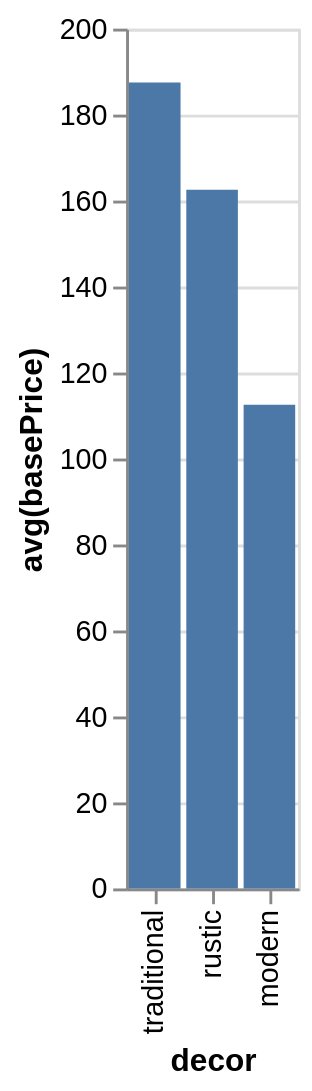

The specification (Vega-Lite) saved for this image:
### Vega-Lite specification from a JSON file in a GitHub repository (floating-point values rounded to 4 significant figures)
{"data": {"values": [{"x_data": "traditional", "y_data": 187.5}, {"x_data": "rustic", "y_data": 162.5}, {"x_data": "modern", "y_data": 112.5}]}, "mark": "bar", "encoding": {"x": {"field": "x_data", "type": "nominal", "title": "decor", "sort": "descending"}, "y": {"field": "y_data", "type": "quantitative", "title": "avg(basePrice)"}}}
